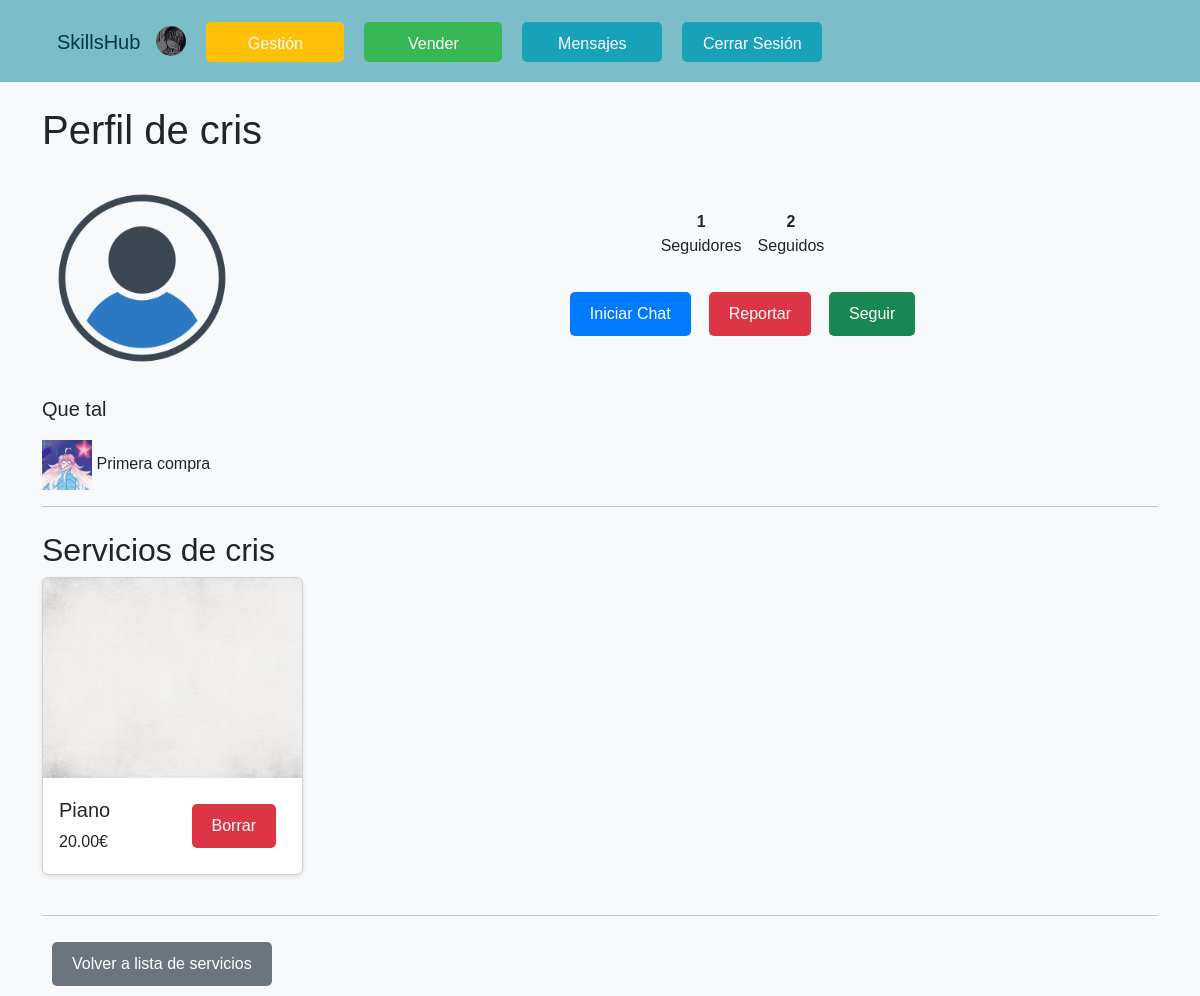
The app's page /perfil_usuario/1/ (signed in) with its own data.
### SkillsHub/models.py (models this page shows, shortened)
class Usuario(AbstractUser):
    nombre = models.CharField(max_length=100)
    saldo = models.DecimalField(max_digits=10, decimal_places=2, default=0, null=True)
    avatar = models.ImageField(upload_to='avatars/', default='avatars/perfil.png')
    comentario = models.TextField(blank=True, null=True)
    baneado = models.BooleanField(default=False)
    seguidores = models.ManyToManyField("self", symmetrical=False, related_name='usuarios_seguidores', blank=True)
    seguidos = models.ManyToManyField("self", symmetrical=False, related_name='usuarios_seguidos', blank=True)
    insignia_perfil = models.ForeignKey(UsuarioInsignia, null=True, blank=True, on_delete=models.SET_NULL, related_name='insignia_en_perfil')

class UsuarioInsignia(models.Model):
    usuario = models.ForeignKey('Usuario', on_delete=models.CASCADE)
    insignia = models.ForeignKey(Insignia, on_delete=models.CASCADE)
    desbloqueada = models.BooleanField(default=False)

class Insignia(models.Model):
    nombre = models.CharField(max_length=100)
    descripcion = models.TextField()
    icono = models.ImageField(upload_to='insignias/')

class Servicio(models.Model):
    nombre = models.CharField(max_length=100)
    precio = models.DecimalField(max_digits=10, decimal_places=2)
    descripcion = models.TextField()
    ubicacion = models.ForeignKey(Ubicacion, on_delete=models.CASCADE)
    usuario = models.ForeignKey(Usuario, on_delete=models.CASCADE)
    activo = models.BooleanField(default=True)
    categoria = models.ForeignKey(Categoria, on_delete=models.CASCADE)
    imagen = models.ImageField(upload_to='servicio/', blank=False, default='servicio/blanco.jpeg')

### SkillsHub/views.py (the view)
# urls.py: path('perfil_usuario/<int:pk>/', login_required(PerfilUsuario.as_view()), name='perfil_usuario'),
class PerfilUsuario(LoginRequiredMixin, View):
    template_name = 'Proyecto/perfil_usuario.html'
    def get(self, request, pk):
        usuario = get_object_or_404(Usuario, pk=pk)
        servicios = Servicio.objects.filter(usuario=usuario)
        compras_realizadas = Compra.objects.filter(usuario_comprador=usuario)
        if request.user == usuario:
            permitir_configuracion = True
            compras_realizadas = Compra.objects.filter(usuario_comprador=usuario)
        else:
            permitir_configuracion = False
            compras_realizadas = None
        seguidores = usuario.usuarios_seguidores.all()
        seguidos = usuario.usuarios_seguidos.all()
        context = {
            'usuario': usuario,
            'servicios': servicios,
            'compras_realizadas': compras_realizadas,
            'permitir_configuracion': permitir_configuracion,
            'seguidores': seguidores,
            'seguidos': seguidos,
        }
        return render(request, self.template_name, context)

### SkillsHub/templates/Proyecto/perfil_usuario.html (shortened to what this page needs)
{% extends './base.html' %}
{% block content %}
    <div class="container mt-4">
        <h1 class="mb-4">Perfil de {{ usuario.username }}</h1>
        <div class="row">
            <div class="col-lg-3 col-md-4">
                <img src="{{ usuario.avatar.url }}" class="img-fluid rounded-circle mb-3" style="max-width: 200px;" alt="Avatar">
                {% if usuario.comentario %}
                    <p class="lead">{{ usuario.comentario }}</p>
                {% else %}
                    <p class="lead">No hay información de este usuario</p>
                {% endif %}
                {% if usuario.insignia_perfil %}
                    <div>
                        <img src="{{ usuario.insignia_perfil.insignia.icono.url }}" alt="{{ usuario.insignia_perfil.insignia.nombre }}" width="50" height="50">
                        <span>{{ usuario.insignia_perfil.insignia.nombre }}</span>
                    </div>
                {% endif %}
            </div>
            <div class="col-lg-9 col-md-8 mt-4">
                <div class="d-flex justify-content-center">
                    <a href="{% url 'seguidores' usuario.id %}" class="m-2 d-flex flex-column align-items-center" style="text-decoration: none; color: inherit;">
                        <span class="fw-bold">{{ usuario.usuarios_seguidores.count }}</span>
                        Seguidores
                    </a>
                    <a href="{% url 'seguidos' usuario.id %}" class="m-2 d-flex flex-column align-items-center" style="text-decoration: none; color: inherit;">
                        <span class="fw-bold">{{ usuario.usuarios_seguidos.count }}</span>
                        <span>Seguidos</span>
                    </a>
                </div>
                <div class="d-flex justify-content-center mt-3">
                    {% if usuario == request.user %}
                        <a href="{% url 'configura_perfil' %}" class="btn btn-primary me-1">Configuración</a>
                        <a href="{% url 'lista_compras' %}" class="btn btn-secondary me-1">Compras</a>
                        <a href="{% url 'lista_insignias' %}" class="btn btn-secondary">Insignias</a>
                    {% else %}
                        <a href="{% url 'iniciar_chat' usuario.id %}" class="btn btn-primary me-2">Iniciar Chat</a>
                        <a href="{% url 'reportar' usuario.id %}" class="btn btn-danger me-2">Reportar</a>
                        {% if request.user in usuario.usuarios_seguidores.all %}
                            <a href="{% url 'dejar_de_seguir' usuario.id %}" class="btn btn-secondary">Seguido</a>
                        {% else %}
                            <a href="{% url 'seguir' usuario.id %}" class="btn btn-success">Seguir</a>
                        {% endif %}
                    {% endif %}
                </div>
            </div>
        </div>
        <hr>
        <h2 class="mt-4">Servicios de {{ usuario.username }}</h2>
        <div class="row">
            {% for servicio in servicios %}
            <div class="col-lg-3 col-md-4">
                <div class="card card-custom mb-4">
                    <img src="{{ servicio.imagen.url }}" class="card-img-top" alt="{{ servicio.nombre }}">
                    <a href="{% url 'detalles' pk=servicio.pk %}" style="text-decoration: none; color: inherit;">
                        <div class="card-body d-flex justify-content-between align-items-center">
                            <div>
                                <h5 class="card-title">{{ servicio.nombre }}</h5>
                                <p class="card-text">{{ servicio.precio }}€</p>
                            </div>
                            {% if user.is_superuser %}
                                <a href="{% url 'borra' pk=servicio.pk %}" class="btn btn-danger">Borrar</a>
                            {% endif %}
                        </div>
                    </a>
                </div>
            </div>
            {% empty %}
            <div class="col">
                <p>No hay servicios disponibles.</p>
            </div>
            {% endfor %}
        </div>
        <hr>
        <a href="{% url 'servicios' %}" class="btn btn-secondary">Volver a lista de servicios</a>
    </div>
{% endblock %}

### SkillsHub/templates/Proyecto/base.html (shortened to what this page needs)
{% load static %}
<!DOCTYPE html>
<html lang="es">
<head>
    <link href="https://cdn.jsdelivr.net/npm/bootstrap@5.3.3/dist/css/bootstrap.min.css" rel="stylesheet">
</head>
<body>
   <div class="container-fluid no-margin-padding">
        <nav class="page-header navbar navbar-expand-lg navbar-light">
            <div class="container">
                <h1 class="navbar-brand"><a href="{% url 'servicios' %}" style="text-decoration: none; color: inherit;">SkillsHub</a></h1>
                {% if user.avatar %}
                    <div class="d-flex align-items-center avatar-container">
                        <a href="{% url 'perfil_usuario' user.pk %}">
                            <img src="{{ user.avatar.url }}" class="avatar" alt="Avatar">
                        </a>
                    </div>
                {% endif %}
                <div class="collapse navbar-collapse" id="navbarNav">
                    <ul class="navbar-nav text-center">
                        {% if user.is_authenticated %}
                            {% if request.user.is_authenticated and request.user.is_superuser %}
                                <li class="nav-item"><a href="{% url 'gestion' %}" class="nav-link btn btn-warning">Gestión</a></li>
                            {% endif %}
                            <li class="nav-item"><a href="{% url 'nuevo_servicio' %}" class="nav-link btn success btn-success">Vender</a></li>
                            <li class="nav-item"><a href="{% url 'rooms' %}" class="nav-link btn btn-info info text-white">Mensajes</a></li>
                            <li class="nav-item">
                                <form action="{% url 'logout' %}" method="post">
                                    <button type="submit" class="btn btn-info info text-white">Cerrar Sesión</button>
                                </form>
                            </li>
                        {% else %}
                            <li class="nav-item"><a href="{% url 'login' %}" class="nav-link btn btn-info info text-white">Iniciar Sesión</a></li>
                            <li class="nav-item"><a href="{% url 'register' %}" class="nav-link btn btn-info info text-white">Regístrate</a></li>
                        {% endif %}
                    </ul>
                </div>
            </div>
        </nav>
    </div>
    <div class="container-fluid">
        <div class="row">
            <div class="col">
                {% block content %}
                {% endblock %}
            </div>
        </div>
    </div>
</body>
</html>

### SkillsHub/templates/Proyecto/base.html (style rules this page uses)
body { background-color: #f8f9fa; font-family: Arial, sans-serif; margin: 0; padding: 0; }
.page-header { background-color: #7bbec9; }
.page-header { display: flex; justify-content: space-between; align-items: center; padding: 10px; }
.page-header h1 { margin-left: 15px; color: #04364A; margin-top: 10px; }
.btn { display: inline-block; padding: 10px 20px; margin: 10px; font-size: 16px; text-decoration: none; color: #fff; border: none; border-radius: 5px; cursor: pointer; transition: background-color 0.3s ease; }
.btn-primary { background-color: #007bff; }
.btn-secondary { background-color: #6c757d; }
.btn-warning { background-color: #ffc107; width: 138px; height: 40px; margin-left: 10px; margin-top: 12px; }
.success { background-color: #37b855; width: 138px; height: 40px; margin-top: 12px; }
.info { background-color: #17a2b8; width: 140px; height: 40px; margin-left: 10px; margin-top: 12px; }
.avatar { width: 30px; height: 30px; border-radius: 50%; margin-right: 10px; }
.no-margin-padding { margin: 0 !important; padding: 0 !important; }

### SkillsHub/templates/Proyecto/perfil_usuario.html (style rules this page uses)
.card-custom { width: 100%; max-width: 310px; height: auto; box-shadow: 0 2px 5px rgba(0, 0, 0, 0.1); }
.card-img-top { width: 100%; height: 200px; object-fit: cover; }

### records on screen
Usuario: avatar (picture)
Usuario: username "cris", avatar (picture), comentario "Que tal", insignia_perfil.insignia.icono (picture), insignia_perfil.insignia.nombre "Primera compra", usuarios_seguidores.count "1", usuarios_seguidos.count "2"
Servicio: imagen (picture), nombre "Piano", precio "20.00"
